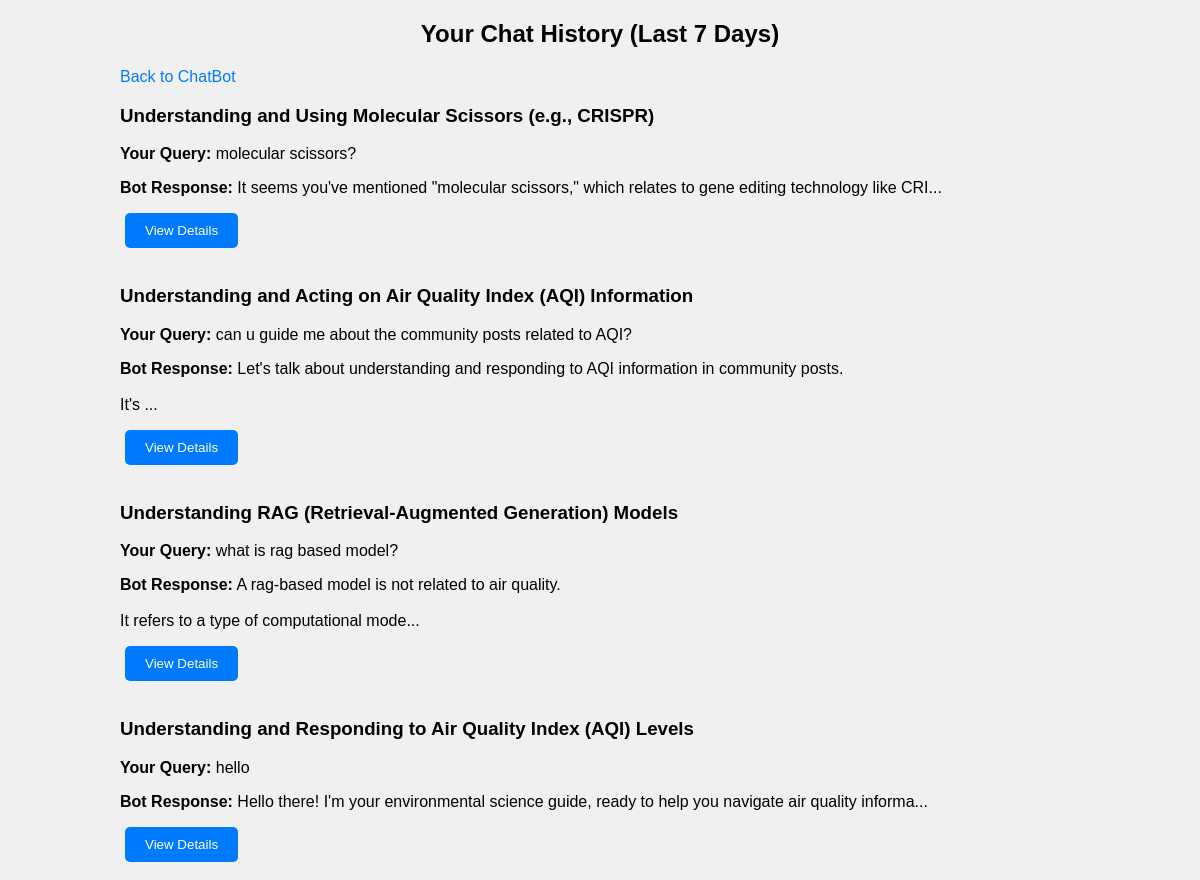
The page /history (signed in) on the database its author committed.
### models.py (models this page shows, shortened)
class ChatHistory(db.Model):
    __tablename__ = 'chat_history'
    id = db.Column(db.Integer, primary_key=True)
    user_id = db.Column(db.Integer, db.ForeignKey('user.id'), nullable=False)
    user_input = db.Column(db.Text, nullable=False)
    bot_response = db.Column(db.Text, nullable=False)
    timestamp = db.Column(db.DateTime, default=datetime.utcnow)
    title = db.Column(db.String(150), nullable=True)
    user = db.relationship('User', backref=db.backref('chats', lazy=True))

### app.py (the view)
@app.route('/history')
@login_required
def history():
    seven_days_ago = datetime.utcnow() - timedelta(days=7)
    history = ChatHistory.query.filter(
        ChatHistory.user_id == current_user.id,  # Filter by the current user
        ChatHistory.timestamp >= seven_days_ago  # Only include chats from the last 7 days
    ).order_by(ChatHistory.timestamp.desc()).all()  # latest chats first
    return render_template('history.html', history=history)

### app.py (called while the page is built)
@login_manager.user_loader  # decorator func - load user from database using their user_id
def load_user(user_id):
    return User.query.get(int(user_id))

### templates/history.html (shortened to what this page needs)
<!DOCTYPE html>
<html lang="en">
<head>
    <link rel="stylesheet" href="{{ url_for('static', filename='styles.css') }}">
</head>
<body>
    <div class="history-container">
        <h2>Your Chat History (Last 7 Days)</h2>
       <div class="chatbtn"><a href="{{ url_for('chatbot') }}">Back to ChatBot</a></div>
        <div id="historyList" class="history-list">
            {% for chat in history %}
                <div class="chat-box">
                    <h3>{{ chat.title or 'No Title' }}</h3>
                    <p><strong>Your Query:</strong> {{ chat.user_input }}</p>
                    <p><strong>Bot Response:</strong>
                        {{ chat.bot_response | truncate(100, True) | safe }}
                    </p>
                    <button onclick="window.location.href='/history/{{ chat.id }}'">View Details</button>
                </div>
            {% endfor %}
        </div>
    </div>
</body>
</html>

### static/styles.css (style rules this page uses)
body { font-family: Arial, sans-serif; margin: 0; padding: 0; background-color: #f0f0f0; }
button { margin-bottom: 18px; margin-left: 5px; padding-inline: 23px; padding: 10px 20px; background-color: #007bff; color: white; border: none; border-radius: 5px; cursor: pointer; transition: background-color 0.3s; }
a { margin-top: 10px; color: #007bff; text-decoration: none; }
.history-container { width: 80%; margin: 0 auto; }
h2 { text-align: center; margin-bottom: 20px; }
button { padding: 10px 20px; background-color: #007bff; color: #fff; border: none; border-radius: 5px; cursor: pointer; transition: background-color 0.3s; }

### rows shown on the page
ChatHistory: title "Understanding and Using Molecular Scissors (e.g., CRISPR)", user_input "molecular scissors?", bot_response "It seems you've mentioned \"molecular scissors,\" which relates to gene editing technology like CRI..."
ChatHistory: title "Understanding and Acting on Air Quality Index (AQI) Information", user_input "can u guide me about the community posts related to AQI?", bot_response "Let's talk about understanding and responding to AQI information in community posts. It's ..."
ChatHistory: title "Understanding RAG (Retrieval-Augmented Generation) Models", user_input "what is rag based model?", bot_response "A rag-based model is not related to air quality. It refers to a type of computational mode..."
ChatHistory: title "Understanding and Responding to Air Quality Index (AQI) Levels", user_input "hello", bot_response "Hello there! I'm your environmental science guide, ready to help you navigate air quality informa..."
